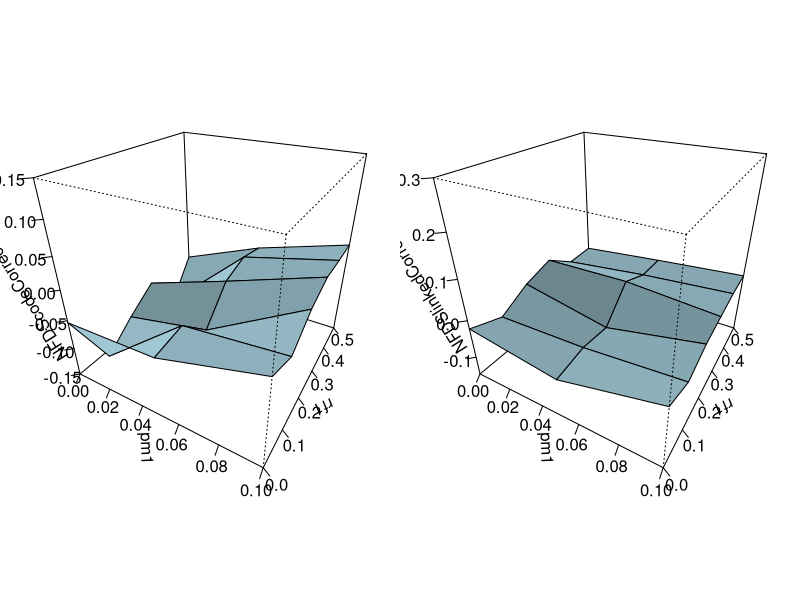

This figure's R source: (Note: this script raises an error after producing the figure.)
# NFDS
start.pop = 50
LF = 0.3
percent.breed = 0.5
n.gen = 20
thresh = 200

make.off <- function(n.off, mat, percent.breed){
	
lucky <- sample(nrow(mat), percent.breed*nrow(mat))

pairs <- mat[lucky,]

pair1 <- pairs[1:(nrow(pairs)/2),]
pair2 <- pairs[(1+nrow(pairs)/2):nrow(pairs),]

coding.off1 <- matrix(nrow=n.off, ncol=nrow(pair1))
linked.off1 <- matrix(nrow=n.off, ncol=nrow(pair1))
neutral.off1 <- matrix(nrow=n.off, ncol=nrow(pair1))

for(i in 1:nrow(pair1)){
	which.coding <- rbinom(n.off, 1, 0.5)+1
	coding.off1[,i] <- pair1[i,1:2][which.coding]
	linked.off1[,i] <- pair1[i,5:6][which.coding]
	which.neu <- rbinom(n.off, 1, 0.5)+1
	neutral.off1[,i] <- pair1[i,3:4][which.neu]
}

coding.off2 <- matrix(nrow=n.off, ncol=nrow(pair2))
linked.off2 <- matrix(nrow=n.off, ncol=nrow(pair2))
neutral.off2 <- matrix(nrow=n.off, ncol=nrow(pair2))

for(i in 1:nrow(pair2)){
	which.coding <- rbinom(n.off, 1, 0.5)+1
	coding.off2[,i] <- pair1[i,1:2][which.coding]
	linked.off2[,i] <- pair1[i,5:6][which.coding]
	which.neu <- rbinom(n.off, 1, 0.5)+1
	neutral.off2[,i] <- pair1[i,3:4][which.neu]
}


offspring <- cbind(as.vector(coding.off1), as.vector(coding.off2),as.vector(neutral.off1), as.vector(neutral.off2), as.vector(linked.off1), as.vector(linked.off2))

rec <- rbinom(nrow(offspring), 1, LF)

linked1 <- matrix(NA, nrow=nrow(offspring), ncol=2)

for(i in 1:nrow(offspring)){
	if(rec[i]==0){linked1[i,] <- offspring[,5:6][i,]} else
		linked1[i,]<- offspring[,5:6][i,c(2,1)]
}

offspring <- cbind(offspring[,1:4], linked1)

return(offspring)

}

geno1 <- matrix(rbinom(start.pop*4, 1, (1/3)), ncol=4)
colnames(geno1) <- c("coding1", "coding2", "neutral1", "neutral2")

geno2 <- matrix(rbinom(start.pop*4, 1, (1/3)), ncol=4)
colnames(geno2) <- c("coding1", "coding2", "neutral1", "neutral2")

recombination=rbinom(start.pop, 1, LF)

# do the recombination

linked1 <- matrix(NA, nrow=start.pop, ncol=2)

for(i in 1:start.pop){
	if(recombination[i]==0){linked1[i,] <- geno1[,1:2][i,]} else
		linked1[i,]<- geno1[,1:2][i,c(2,1)]
}
	
linked2 <- matrix(NA, nrow=start.pop, ncol=2)

for(i in 1:start.pop){
	if(recombination[i]==0){linked2[i,] <- geno2[,1:2][i,]} else
		linked2[i,] <- geno2[,1:2][i,c(2,1)]
}

geno1 <- cbind(geno1, linked1)
colnames(geno1) <- c("coding1", "coding2", "neutral1", "neutral2", "linked1", "linked2")
geno2 <- cbind(geno2, linked2)
colnames(geno2) <- c("coding1", "coding2", "neutral1", "neutral2", "linked1", "linked2")


#########################
# start the function ####
#########################


negative <- function(vec){

geno1 <- matrix(rbinom(start.pop*4, 1, (1/3)), ncol=4)
colnames(geno1) <- c("coding1", "coding2", "neutral1", "neutral2")

geno2 <- matrix(rbinom(start.pop*4, 1, (1/3)), ncol=4)
colnames(geno2) <- c("coding1", "coding2", "neutral1", "neutral2")

recombination1=rbinom(start.pop, 1, vec[2])

recombination2=rbinom(start.pop, 1, vec[2])

# do the recombination

linked1 <- matrix(NA, nrow=start.pop, ncol=2)

for(i in 1:start.pop){
	if(recombination1[i]==0){linked1[i,] <- geno1[,1:2][i,]} else
		linked1[i,]<- geno1[,1:2][i,c(2,1)]
}
	
linked2 <- matrix(NA, nrow=start.pop, ncol=2)

for(i in 1:start.pop){
	if(recombination2[i]==0){linked2[i,] <- geno2[,1:2][i,]} else
		linked2[i,] <- geno2[,1:2][i,c(2,1)]
}

pheno1 <- rowSums(geno1[,1:2])
pheno1[pheno1==2]=1

pheno2 <- rowSums(geno2[,1:2])
pheno2[pheno2==2]=1

geno1 <- cbind(pheno1, geno1, linked1)
colnames(geno1) <- c("pheno","coding1", "coding2", "neutral1", "neutral2", "linked1", "linked2")
geno2 <- cbind(pheno2, geno2, linked2)
colnames(geno2) <- c("pheno","coding1", "coding2", "neutral1", "neutral2", "linked1", "linked2")

pops <- list()

pops[[1]] <- list(geno1, geno2)

#i=1
for(i in 1:20){

g1 <- pops[[i]][[1]][,2:7]
g2 <- pops[[i]][[2]][,2:7]

n.mig <- round(nrow(g1)*vec[1])

if(n.mig==0){
	geno1m <- g1
	geno2m <- g2
}else{
geno1m <- rbind(g2[1:n.mig,], g1[(n.mig+1):nrow(g1),])

geno2m <- rbind(g1[1:n.mig,], g2[(n.mig+1):nrow(g2),])
}

off1 <- make.off(10, geno1m, 0.8)
off2 <- make.off(10, geno2m, 0.8)
# negative frequency dependent selection

pheno1 <- rowSums(off1[,1:2])
pheno1[pheno1==2]=1

percent1 <- sum(pheno1)/length(pheno1)

pg1 <- cbind(pheno1, off1)
ones1 <- pg1[pg1[,1]==1,]
zeros1 <- pg1[pg1[,1]==0,]

ones1 <- ones1[1:round(nrow(ones1)*(1-percent1)),]
zeros1 <- zeros1[1:round(nrow(zeros1)*(percent1)),]

ng1 <- rbind(ones1, zeros1)
ng1 <- ng1[sample(nrow(ng1)),]

if(nrow(ng1)<thresh){ng1 <- ng1}else(ng1 <- ng1[1:thresh,])

######################

pheno2 <- rowSums(off2[,1:2])
pheno2[pheno2==2]=1

percent2 <- sum(pheno2)/length(pheno2)

pg2 <- cbind(pheno2, off2)
ones2 <- pg2[pg2[,1]==1,]
zeros2 <- pg2[pg2[,1]==0,]

ones2 <- ones2[1:round(nrow(ones2)*(1-percent2)),]
zeros2 <- zeros2[1:round(nrow(ones2)*(percent2)),]

ng2 <- rbind(ones2, zeros2)
ng2 <- ng2[sample(nrow(ng2)),]
if(nrow(ng2)<thresh){ng2 <- ng2}else(ng2 <- ng2[1:thresh,])

pops[[i+1]] <- list(ng1, ng2)
}

return(pops)
}

###########################################
pm1 <- seq(0, 0.1, by=0.05)
rf1 <- seq(0, 0.5, by=0.1)

# now repeat the complete first vector the same number of times as the length of second vector

pm <- rep(pm1, length(rf1))

# repeat each element of the second vector the same number of times as the length of the first vector
rf <- rep(rf1, each=length(pm1))

# now make a matrix of the two vectors bound together - this way each value of migration
# is paired with each value of recomb frequency to test the entire range of parameters

test <- cbind(pm, rf)

# make each row of the matrix into an element in a list - just makes the apply easier

ltest <- list()

for(i in 1:nrow(test)){
	ltest[[i]] <- test[i,]
}


R <- list()

for(m in 1:10){

# ltest is the same for each iteration, but re-running migLD will get us different
# starting points and progression through the generations
	
af <- lapply(ltest, negative)

diff <- list()

for(k in 1:18){
diff[[k]] = matrix(nrow=21, ncol=7)
for(i in 1:21){
diff[[k]][i,] <- abs(colMeans(af[[k]][[i]][[1]]) - colMeans(af[[k]][[i]][[2]]))
}
}


means <- lapply(diff, function(p){x <- colMeans(p); return(x)})

R[[m]]	<- matrix(unlist(means), ncol=7, byrow=T)
}

# get the mean of the means across runs - each row is an allele 
# bands, red, linked, unlinked
# each row is a set of parameter values

mean <- Reduce('+', R, R[[1]])/10

mean2 <- cbind(rowMeans(cbind(mean[,2], mean[,3])), rowMeans(cbind(mean[,4], mean[,5])),
rowMeans(cbind(mean[,6], mean[,7])))

# take the mean values for the "band" locus, make them into a matrix
# with values of pm along the rows and values of rf for the columns

xcodeMeans <- matrix(mean2[,1], ncol=length(rf1))

xulMeans <- matrix(mean2[,2], ncol=length(rf1))

xlinkedMeans <- matrix(mean2[,3], ncol=length(rf1))

NFDScodeCorrected <- xcodeMeans-xulMeans
NFDSlinkedCorrected <- xlinkedMeans-xulMeans

par(mfrow=c(1,2))
par(mar=c(1,1,1,1))

persp(pm1, rf1, NFDScodeCorrected,theta=30, phi=30, col="lightblue", shade=0.4,
ticktype="detailed", zlim=c(-.15,0.15))

persp(pm1, rf1, NFDSlinkedCorrected, theta=30, phi=30, col="lightblue", shade=0.4,
ticktype="detailed", zlim=c(-.15,0.3))


##########################################
# positive frequency dependence ##########
##########################################

#vec = c(0,0)

positive <- function(vec){

geno1 <- matrix(rbinom(start.pop*4, 1, (1/3)), ncol=4)
colnames(geno1) <- c("coding1", "coding2", "neutral1", "neutral2")

geno2 <- matrix(rbinom(start.pop*4, 1, (1/3)), ncol=4)
colnames(geno2) <- c("coding1", "coding2", "neutral1", "neutral2")

recombination1=rbinom(start.pop, 1, vec[2])

recombination2=rbinom(start.pop, 1, vec[2])

# do the recombination

linked1 <- matrix(NA, nrow=start.pop, ncol=2)

for(j in 1:start.pop){
	if(recombination1[j]==0){linked1[j,] <- geno1[,1:2][j,]} else
		linked1[j,]<- geno1[,1:2][j,c(2,1)]
}
	
linked2 <- matrix(NA, nrow=start.pop, ncol=2)

for(n in 1:start.pop){
	if(recombination2[n]==0){linked2[n,] <- geno2[,1:2][n,]} else
		linked2[n,] <- geno2[,1:2][n,c(2,1)]
}

pheno1 <- rowSums(geno1[,1:2])
pheno1[pheno1==2]=1

pheno2 <- rowSums(geno2[,1:2])
pheno2[pheno2==2]=1

geno1 <- cbind(pheno1, geno1, linked1)
colnames(geno1) <- c("pheno","coding1", "coding2", "neutral1", "neutral2", "linked1", "linked2")
geno2 <- cbind(pheno2, geno2, linked2)
colnames(geno2) <- c("pheno","coding1", "coding2", "neutral1", "neutral2", "linked1", "linked2")

pops <- list()

pops[[1]] <- list(geno1, geno2)

#i=1
for(i in 1:20){

g1 <- pops[[i]][[1]][,2:7]
g2 <- pops[[i]][[2]][,2:7]

n.mig <- round(nrow(g1)*vec[1])

if(n.mig==0){
	geno1m <- g1
	geno2m <- g2
}else{
geno1m <- rbind(g2[1:n.mig,], g1[(n.mig+1):nrow(g1),])

geno2m <- rbind(g1[1:n.mig,], g2[(n.mig+1):nrow(g2),])
}

off1 <- make.off(10, geno1m, 0.8)
off2 <- make.off(10, geno2m, 0.8)
# negative frequency dependent selection

pheno1 <- rowSums(off1[,1:2])
pheno1[pheno1==2]=1

percent1 <- sum(pheno1)/length(pheno1)

pg1 <- cbind(pheno1, off1)
ones1 <- pg1[pg1[,1]==1,]
zeros1 <- pg1[pg1[,1]==0,]

genlength <- c(nrow(ones1), nrow(zeros1))
per <- c(percent1, (1-percent1))

genolist <- list(ones1, zeros1)
genolist2 <- list()
sub <- c()

for(q in 1:2){
	if(genlength[q]>1){genolist2[[q]] <- genolist[[q]][1:(nrow(genolist[[q]])*per[q]),]}
	else if(genlength[q]==1){genolist2[[q]] <- genolist[[q]]}
	else if(genlength[q]==0){genolist2[[q]] <- sub}
	else{genolist2[[q]] <- sub}
}

ng1 <- do.call(rbind, genolist2)

ng1 <- ng1[sample(nrow(ng1)),]

if(nrow(ng1)<thresh){ng1 <- ng1}else(ng1 <- ng1[1:thresh,])

######################

pheno2 <- rowSums(off2[,1:2])
pheno2[pheno2==2]=1

percent2 <- sum(pheno2)/length(pheno2)

pg2 <- cbind(pheno2, off2)
ones2 <- pg2[pg2[,1]==1,]
zeros2 <- pg2[pg2[,1]==0,]

genlength2 <- c(nrow(ones2), nrow(zeros2))
per2 <- c(percent2, (1-percent2))

genolist1.2 <- list(ones2, zeros2)
genolist2.2 <- list()
sub2 <- c()

for(b in 1:2){
	if(genlength2[b]>1){genolist2.2[[b]] <- genolist1.2[[b]][1:(nrow(genolist1.2[[b]])*per2[b]),]}
	else if(genlength2[b]==1){genolist2.2[[b]] <- genolist1.2[[b]]}
	else if(genlength2[b]==0){genolist2.2[[b]] <- sub2}
	else{genolist2.2[[b]] <- sub2}
}

ng2 <- do.call(rbind, genolist2.2)

ng2 <- ng2[sample(nrow(ng2)),]

if(nrow(ng2)<thresh){ng2 <- ng2}else(ng2 <- ng2[1:thresh,])

pops[[i+1]] <- list(ng1, ng2)
}

return(pops)
}

POS <- list()

for(m in 1:10){

# ltest is the same for each iteration, but re-running migLD will get us different
# starting points and progression through the generations
	
af2 <- lapply(ltest, positive)

diffPos <- list()

for(w in 1:18){
diffPos[[w]] = matrix(nrow=21, ncol=7)
for(z in 1:21){
diffPos[[w]][z,] <- abs(colMeans(af2[[w]][[z]][[1]]) - colMeans(af2[[w]][[z]][[2]]))
}
}

meansPos <- lapply(diffPos, function(p){x <- colMeans(p); return(x)})

POS[[5]] <- matrix(unlist(meansPos), ncol=7, byrow=T)
}

# get the mean of the means across runs - each row is an allele 
# bands, red, linked, unlinked
# each row is a set of parameter values

meanPos <- Reduce('+', POS, POS[[1]])/5

meanPos2 <- cbind(rowMeans(cbind(meanPos[,2], meanPos[,3])), rowMeans(cbind(meanPos[,4], meanPos[,5])),
rowMeans(cbind(meanPos[,6], meanPos[,7])))

# take the mean values for the "band" locus, make them into a matrix
# with values of pm along the rows and values of rf for the columns

xcodeMeansPos <- matrix(meanPos2[,1], ncol=length(rf1))

xulMeansPos <- matrix(meanPos2[,2], ncol=length(rf1))

xlinkedMeansPos <- matrix(meanPos2[,3], ncol=length(rf1))


PFDScodeCorrected <- xcodeMeansPos-xulMeansPos
PFDSlinkedCorrected <- xlinkedMeansPos-xulMeansPos

par(mfrow=c(2,2))
par(mar=c(1,1,1,1))

persp(pm1, rf1, NFDScodeCorrected,theta=30, phi=30, col="lightblue", shade=0.4,
ticktype="detailed", zlim=c(-.5,0.5))

persp(pm1, rf1, NFDSlinkedCorrected, theta=30, phi=30, col="lightblue", shade=0.4,
ticktype="detailed", zlim=c(-.5,0.5))

persp(pm1, rf1, PFDScodeCorrected,theta=30, phi=30, col="lightblue", shade=0.4,
ticktype="detailed", zlim=c(-.5,0.5))

persp(pm1, rf1, PFDSlinkedCorrected, theta=30, phi=30, col="lightblue", shade=0.4,
ticktype="detailed", zlim=c(-.5,0.5))